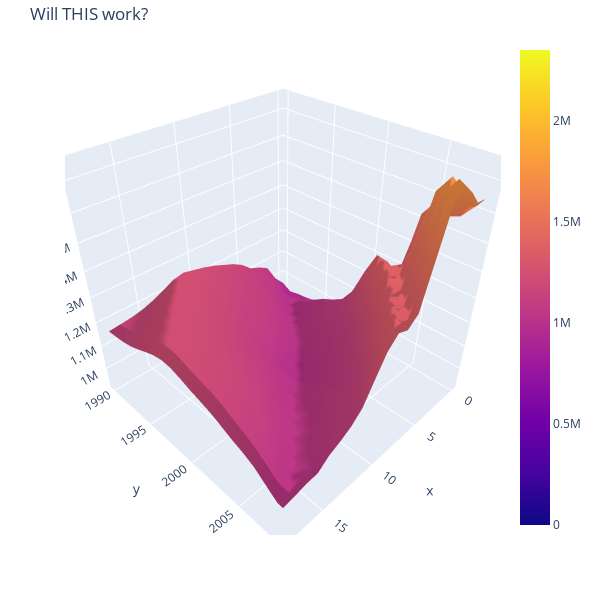

The notebook cell saved with this chart:
### Markdown cell above
Now to try adding the x and y axes as informative labels.
I'll start with the simplest approach then try something more complex if necessary

### Code cell
fig = go.Figure(data=[go.Surface(x = np.arange(min_age, max_age), y = np.arange(min_year, max_year), z=pop_array)])

fig.update_layout(title='Will THIS work?', autosize=False,
                  width=600, height=600,
                  margin=dict(l=65, r=50, b=65, t=40)
                  )

fig.show()

### Figure 1 — Plotly figure (JSON) as saved in the notebook; plotly's stock layout.template omitted (floating-point values rounded to 4 significant figures; data arrays with more than 128 entries replaced by an {"elided": "..."} marker saying what was removed)
{"data": [{"type": "surface", "x": [0, 1, 2, 3, 4, 5, 6, 7, 8, 9, 10, 11, 12, 13, 14, 15, 16, 17, 18, 19], "y": [1990, 1991, 1992, 1993, 1994, 1995, 1996, 1997, 1998, 1999, 2000, 2001, 2002, 2003, 2004, 2005, 2006, 2007, 2008, 2009], "z": {"elided": "89x111 float values"}}], "layout": {"autosize": false, "height": 600, "margin": {"b": 65, "l": 65, "r": 50, "t": 40}, "title": {"text": "Will THIS work?"}, "width": 600}}
